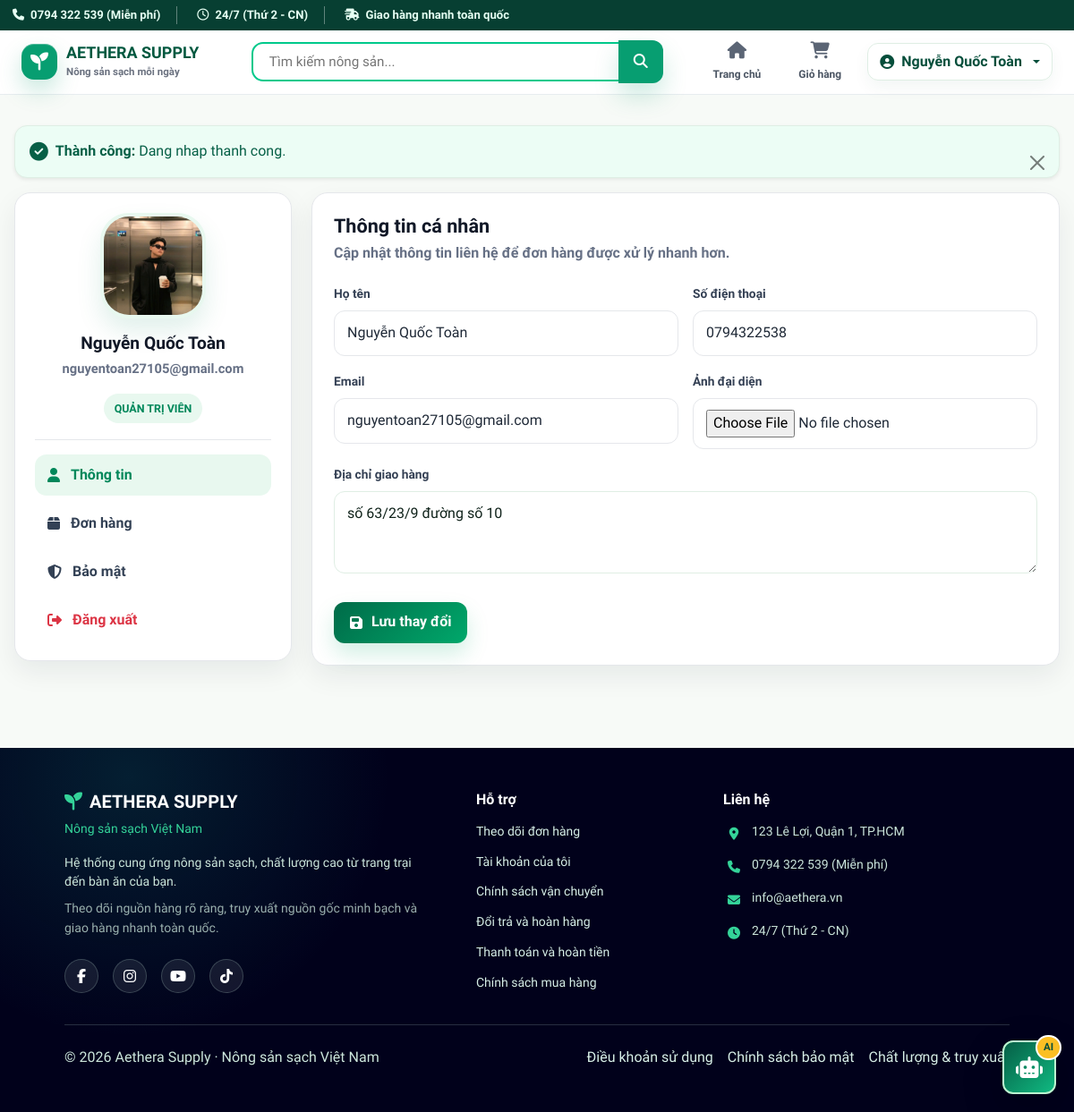
Screenshot of /account/profile (signed in) with the database file from the repository.
### tables this page shows
CREATE TABLE `account` (
  `id` int NOT NULL AUTO_INCREMENT,
  `username` varchar(255) DEFAULT NULL,
  `fullname` varchar(255) DEFAULT NULL,
  `password` varchar(255) NOT NULL,
  `email` varchar(255) DEFAULT NULL,
  `phone` varchar(15) DEFAULT NULL,
  `role` enum('user','admin','staff','warehouse_staff','export_staff','manager','supplier') DEFAULT 'user',
  `status` tinyint DEFAULT '1',
  `created_at` timestamp NULL DEFAULT CURRENT_TIMESTAMP,
  `address` text,
  `reset_token` varchar(255) DEFAULT NULL,
  `reset_token_expiry` datetime DEFAULT NULL,
  `avatar` varchar(255) DEFAULT NULL,
  `supplier_id` int DEFAULT NULL,
  `verification_code` varchar(20) DEFAULT NULL,
  `verification_expires_at` datetime DEFAULT NULL,
  `verified_at` datetime DEFAULT NULL,
  PRIMARY KEY (`id`),
  UNIQUE KEY `username` (`username`),
  UNIQUE KEY `email` (`email`)
);

### app/views/account/profile.php (the view, shortened to what the rows shown need)
<?php
require_once __DIR__ . '/../../helpers/Rbac.php';
$u = $account ?? (object)[];
$tab = $_GET['tab'] ?? 'info';
$fullName = FormatHelper::cleanText($u->fullname ?? 'Thành viên Aethera');
$email = (string)($u->email ?? '');
$phone = FormatHelper::cleanText($u->phone ?? '');
$address = FormatHelper::cleanText($u->address ?? '');
$role = Rbac::normalizeRole((string)($u->role ?? 'user'));
$avatar = (string)($u->avatar ?? '');
$avatarPath = $avatar !== '' ? "/webbanhang/public/uploads/" . $avatar : '';
$initial = function_exists('mb_substr')
    ? mb_strtoupper(mb_substr($fullName, 0, 1, 'UTF-8'), 'UTF-8')
    : strtoupper(substr($fullName, 0, 1));
?>
<main class="profile-page">
    <div class="profile-shell">
        <?php
            $profileMessageView = __DIR__ . '/../shares/message.php';
            if (file_exists($profileMessageView)) {
                include $profileMessageView;
            }
        ?>
        <div class="profile-grid">
            <aside class="profile-sidebar">
                <div class="avatar-wrap">
                    <?php if ($avatarPath): ?>
                        <img class="profile-avatar" src="<?= htmlspecialchars($avatarPath) ?>" alt="<?= htmlspecialchars($fullName) ?>">
                    <?php else: ?>
                        <div class="profile-initial"><?= htmlspecialchars($initial) ?></div>
                    <?php endif; ?>
                </div>
                <h2 class="profile-name"><?= htmlspecialchars($fullName) ?></h2>
                <p class="profile-email"><?= htmlspecialchars($email ?: 'Chưa cập nhật email') ?></p>
                <div class="profile-chip"><?= htmlspecialchars(Rbac::label($role)) ?></div>
                <nav class="profile-nav" aria-label="Profile tabs">
                    <a href="?tab=info" class="<?= $tab === 'info' ? 'active' : '' ?>">
                        <i class="fa-solid fa-user"></i>
                        <span>Thông tin</span>
                    </a>
                    <?php if ($role === Rbac::ROLE_SUPPLIER): ?>
                        <a href="?tab=supplier" class="<?= $tab === 'supplier' ? 'active' : '' ?>">
                            <i class="fa-solid fa-file-signature"></i>
                            <span>Đơn nhập lô</span>
                        </a>
                    <?php else: ?>
                        <a href="?tab=orders" class="<?= $tab === 'orders' ? 'active' : '' ?>">
                            <i class="fa-solid fa-box"></i>
                            <span>Đơn hàng</span>
                        </a>
                    <?php endif; ?>
                    <a href="?tab=password" class="<?= $tab === 'password' ? 'active' : '' ?>">
                        <i class="fa-solid fa-shield-halved"></i>
                        <span>Bảo mật</span>
                    </a>
                    <a href="/webbanhang/account/logout" class="text-danger">
                        <i class="fa-solid fa-right-from-bracket"></i>
                        <span>Đăng xuất</span>
                    </a>
                </nav>
            </aside>
            <section class="profile-panel">
                <?php if ($tab === 'info'): ?>
                    <div class="panel-header">
                        <div>
                            <h2>Thông tin cá nhân</h2>
                            <p>Cập nhật thông tin liên hệ để đơn hàng được xử lý nhanh hơn.</p>
                        </div>
                    </div>
                    <form method="post" action="/webbanhang/account/updateProfile" enctype="multipart/form-data">
                        <div class="profile-form-grid">
                            <div class="form-field">
                                <label for="fullname">Họ tên</label>
                                <input id="fullname" class="profile-input" name="fullname" value="<?= htmlspecialchars($fullName) ?>" placeholder="Nhập họ tên">
                            </div>
                            <div class="form-field">
                                <label for="phone">Số điện thoại</label>
                                <input id="phone" class="profile-input" name="phone" value="<?= htmlspecialchars($phone) ?>" placeholder="Nhập số điện thoại">
                            </div>
                            <div class="form-field">
                                <label for="email">Email</label>
                                <input id="email" class="profile-input" name="email" value="<?= htmlspecialchars($email) ?>" placeholder="Nhập email">
                            </div>
                            <div class="form-field">
                                <label for="avatar">Ảnh đại diện</label>
                                <input id="avatar" type="file" class="profile-input" name="avatar">
                            </div>
                            <div class="form-field full">
                                <label for="address">Địa chỉ giao hàng</label>
                                <textarea id="address" class="profile-textarea" name="address" placeholder="Nhập địa chỉ giao hàng"><?= htmlspecialchars($address) ?></textarea>
                            </div>
                        </div>
                        <button class="btn-profile mt-4" type="submit">
                            <i class="fa-solid fa-floppy-disk"></i>
                            Lưu thay đổi
                        </button>
                    </form>
                <?php endif; ?>
            </section>
        </div>
    </div>
</main>

### rows the page displays
account: avatar (picture), fullname "Nguyễn Quốc Toàn", email "nguyentoan27105@gmail.com", role "QUẢN TRỊ VIÊN", phone "0794322538", address "số 63/23/9 đường số 10"

### other values shown
$_SESSION['fullname'] "Nguyễn Quốc Toàn"
$_SESSION['msg'] "Dang nhap thanh cong."
